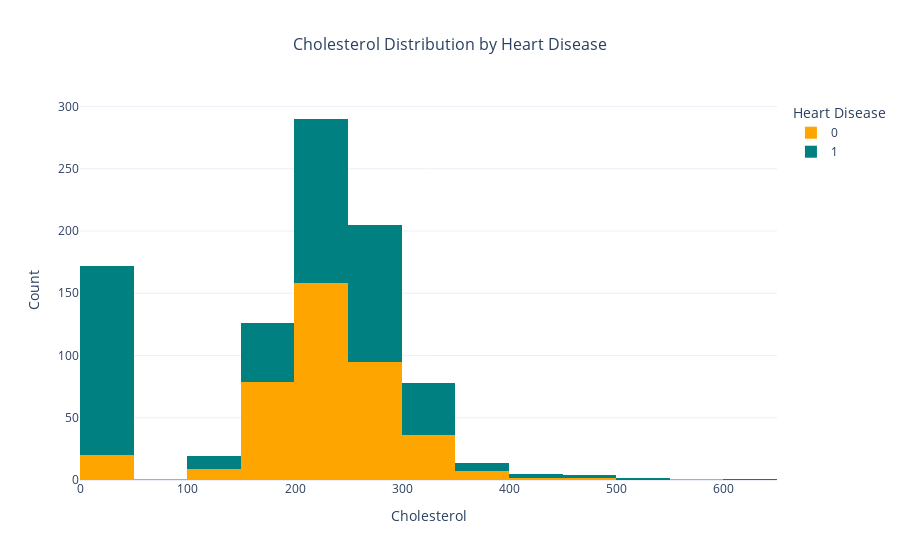

The cell this chart's notebook holds for it:
### Code cell
#Plotting heart disease distribution by cholesterol
# Create the histogram

fig = px.histogram(
    data, 
    x='Cholesterol', 
    color='HeartDisease', 
    nbins=30,  # Number of bins
    color_discrete_sequence=['Orange', 'Teal'],  # Use contrasting colors
    title='Cholesterol Distribution by Heart Disease'
)

# Customize the layout

fig.update_layout(
    xaxis_title='Cholesterol',
    yaxis_title='Count',
    legend_title='Heart Disease',
    template='plotly_white',
    title_font_size=16,
    title_x=0.5  # Center the title
)

# Show the plot
fig.show()

### Figure 1 — Plotly figure (JSON) as saved in the notebook; plotly's stock layout.template omitted (floating-point values rounded to 4 significant figures; data arrays with more than 128 entries replaced by an {"elided": "..."} marker saying what was removed)
{"data": [{"alignmentgroup": "True", "bingroup": "x", "hovertemplate": "HeartDisease=0<br>Cholesterol=%{x}<br>count=%{y}<extra></extra>", "legendgroup": "0", "marker": {"color": "Orange", "pattern": {"shape": ""}}, "name": "0", "nbinsx": 30, "offsetgroup": "0", "orientation": "v", "showlegend": true, "type": "histogram", "x": {"elided": "410 int values"}, "xaxis": "x", "yaxis": "y"}, {"alignmentgroup": "True", "bingroup": "x", "hovertemplate": "HeartDisease=1<br>Cholesterol=%{x}<br>count=%{y}<extra></extra>", "legendgroup": "1", "marker": {"color": "Teal", "pattern": {"shape": ""}}, "name": "1", "nbinsx": 30, "offsetgroup": "1", "orientation": "v", "showlegend": true, "type": "histogram", "x": {"elided": "508 int values"}, "xaxis": "x", "yaxis": "y"}], "layout": {"barmode": "relative", "legend": {"title": {"text": "Heart Disease"}, "tracegroupgap": 0}, "title": {"font": {"size": 16}, "text": "Cholesterol Distribution by Heart Disease", "x": 0.5}, "xaxis": {"anchor": "y", "domain": [0, 1], "title": {"text": "Cholesterol"}}, "yaxis": {"anchor": "x", "domain": [0, 1], "title": {"text": "Count"}}}}
